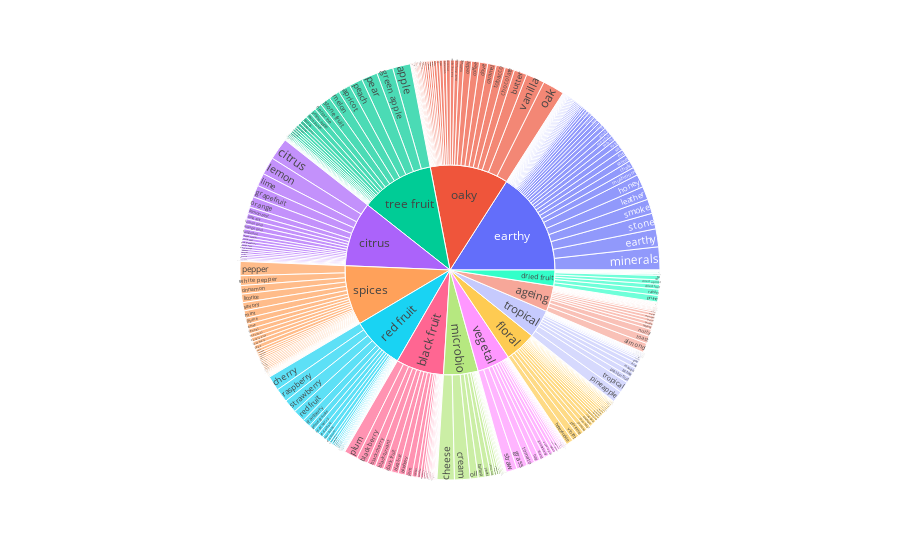

Notebook code for this chart:
### Code cell
taste_df = pd.DataFrame.from_records(nt_map).drop_duplicates()
fig = px.sunburst(taste_df,path=['note','tag'])
fig.show()

### Figure 1 — Plotly figure (JSON) as saved in the notebook; plotly's stock layout.template omitted (floating-point values rounded to 4 significant figures; data arrays with more than 128 entries replaced by an {"elided": "..."} marker saying what was removed)
{"data": [{"branchvalues": "total", "domain": {"x": [0, 1], "y": [0, 1]}, "hovertemplate": "labels=%{label}<br>count=%{value}<br>parent=%{parent}<br>id=%{id}<extra></extra>", "ids": {"elided": "372 str values"}, "labels": {"elided": "372 str values"}, "name": "", "parents": {"elided": "372 str values"}, "type": "sunburst", "values": {"elided": "372 int values"}}], "layout": {"legend": {"tracegroupgap": 0}, "margin": {"t": 60}}}
